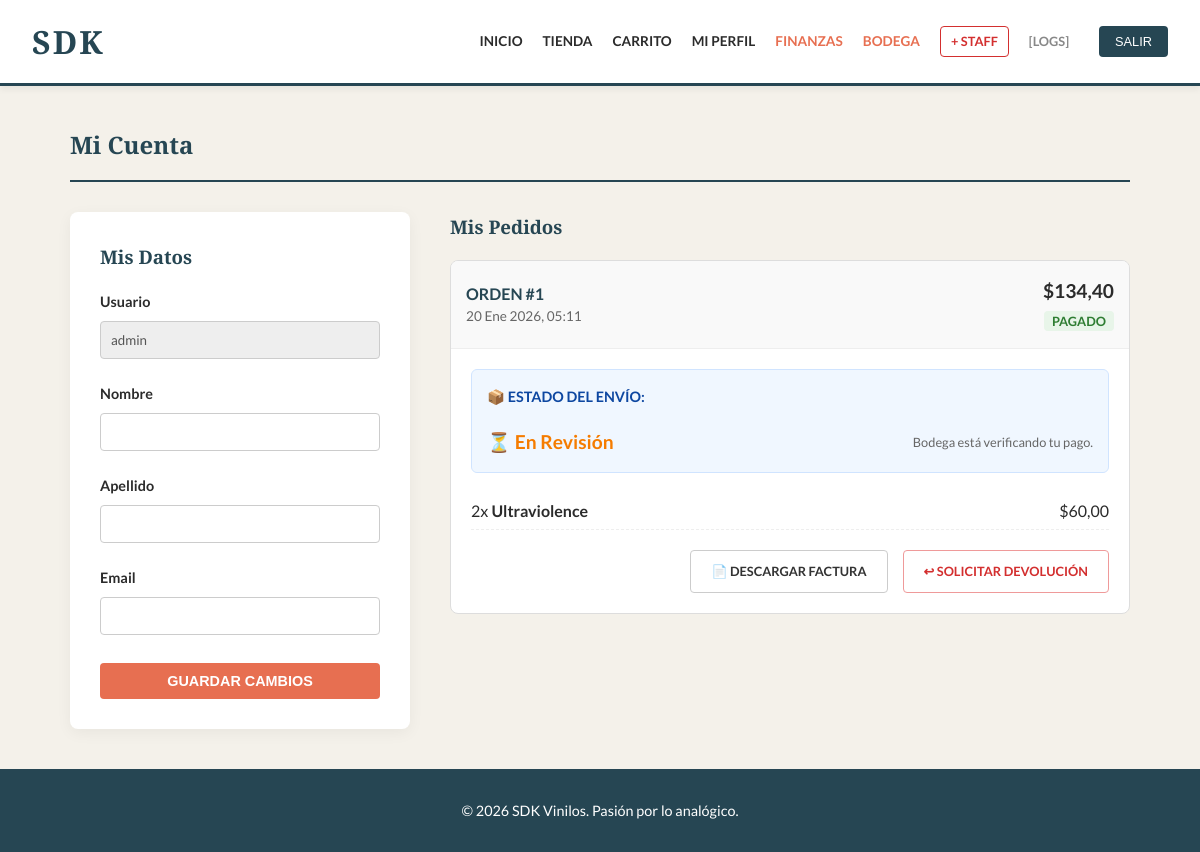
Before: /perfil/ (signed in) with the older database file.
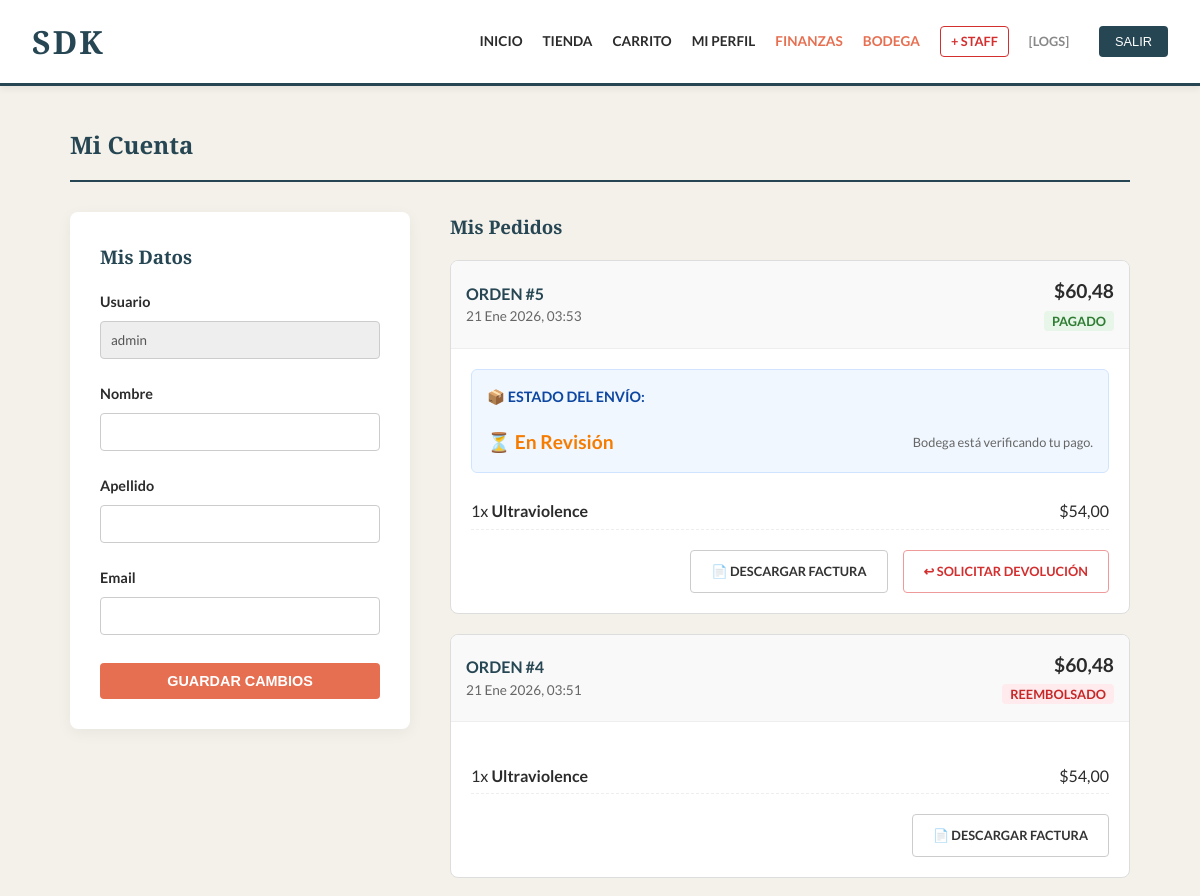
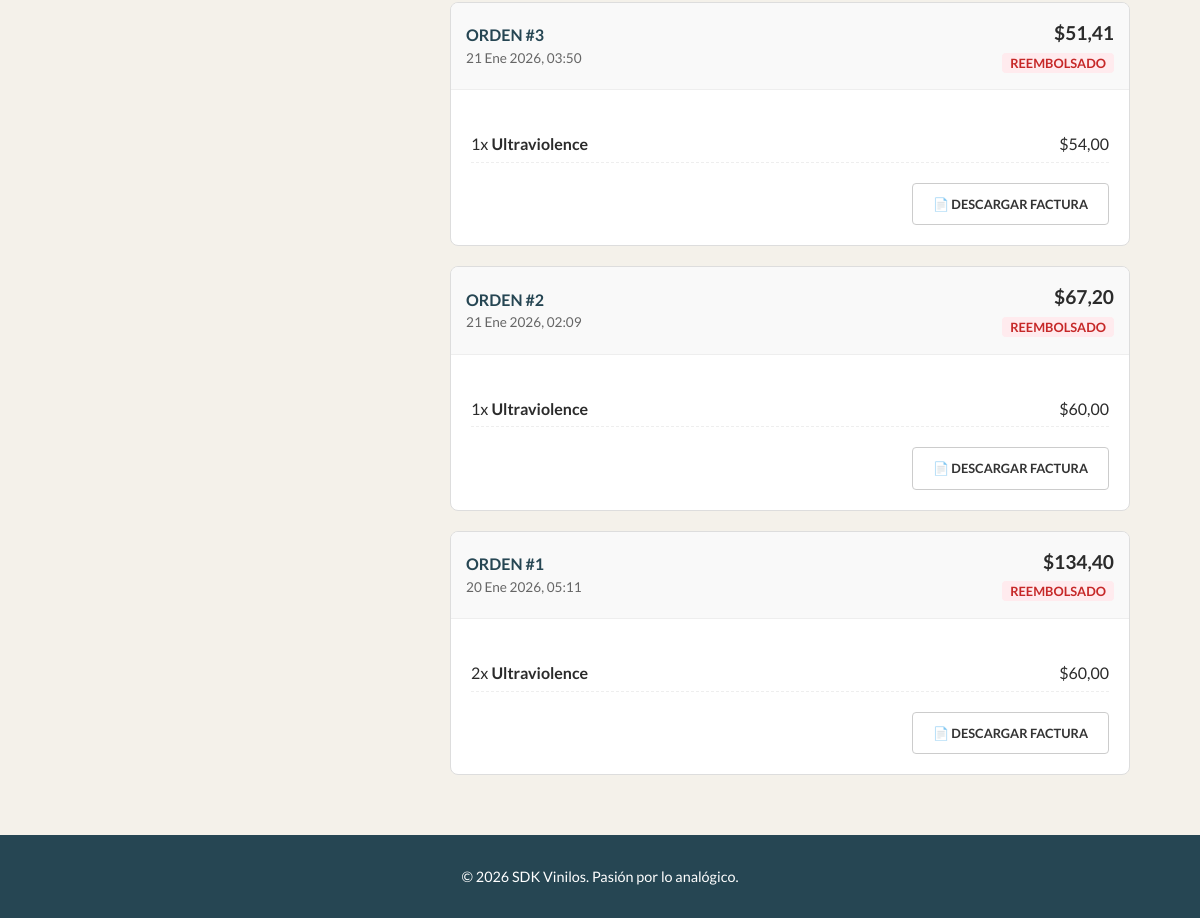
After: the same page with the newer database file (2 pictures, top to bottom).
### tienda/models.py (models this page shows, shortened)
class OrdenVenta(models.Model):
    ESTADOS = [('PENDIENTE', 'Pendiente'), ('PAGADO', 'Pagado'), ('DEVUELTO', 'Devuelto')]
    ESTADOS_ENVIO = [
        ('REVISION', '⏳ En Revisión'),
        ('PREPARANDO', '📦 Preparando Paquete'),
        ('EN_CAMINO', '🚚 En Camino'),
        ('ENTREGADO', '✅ Entregado'),
    ]
    cliente = models.ForeignKey(User, on_delete=models.CASCADE)
    fechaCompra = models.DateTimeField(auto_now_add=True)
    estadoOrden = models.CharField(max_length=20, choices=ESTADOS, default='PENDIENTE')
    subtotalSinImpuestos = models.DecimalField(max_digits=10, decimal_places=2, default=0)
    valorImpuestos = models.DecimalField(max_digits=10, decimal_places=2, default=0)
    valorDescuento = models.DecimalField(max_digits=10, decimal_places=2, default=0)
    totalFinal = models.DecimalField(max_digits=10, decimal_places=2, default=0)
    estadoEntrega = models.CharField(max_length=20, choices=ESTADOS_ENVIO, default='REVISION')
    metodoPago = models.CharField(max_length=50, default='Tarjeta Crédito')
    infoPago = models.CharField(max_length=20, default='**** 0000', verbose_name="Terminación Tarjeta")
    motivoDevolucion = models.TextField(blank=True, null=True)
    montoReembolsado = models.DecimalField(max_digits=10, decimal_places=2, default=0)
    cuponAplicado = models.ForeignKey(CuponDescuento, on_delete=models.SET_NULL, null=True, blank=True)
    def puedeDevolver(self):
        limite = self.fechaCompra + timedelta(days=7)
        return timezone.now() <= limite

class DetalleOrden(models.Model):
    orden = models.ForeignKey(OrdenVenta, related_name='detalles', on_delete=models.CASCADE)
    producto = models.ForeignKey(ViniloMusical, on_delete=models.PROTECT)
    cantidad = models.IntegerField(default=1)
    precioUnitarioHistorico = models.DecimalField(max_digits=10, decimal_places=2)

class ViniloMusical(models.Model):
    tituloDisco = models.CharField(max_length=200)
    artistaPrincipal = models.CharField(max_length=200)
    precioUnitario = models.DecimalField(max_digits=10, decimal_places=2)
    stockDisponible = models.IntegerField(default=0)
    porcentajeDescuento = models.IntegerField(default=0, verbose_name="Descuento (%)", help_text="0 para precio normal")
    activo = models.BooleanField(default=True, verbose_name="¿Activo en Tienda?")
    imagenPortada = models.ImageField(upload_to='portadas/', blank=True, null=True)
    imagenUrl = models.URLField(max_length=500, blank=True, null=True, verbose_name="URL de Imagen (Opcional)")
    categoria = models.CharField(max_length=100, verbose_name="Género Musical")
    esNuevo = models.BooleanField(default=True)
    aceptaDevolucion = models.BooleanField(default=True)

### tienda/views.py (the view, shortened to what this page needs)
# urls.py: path('perfil/', views.vistaPerfil, name='perfil'),
@login_required
def vistaPerfil(request):
    ordenes = OrdenVenta.objects.filter(cliente=request.user).order_by('-fechaCompra')
    return render(request, 'tienda/perfil.html', {'ordenes': ordenes, 'user': request.user})

### tienda/templatetags/roles.py (called while the page is built)
@register.filter(name='tiene_rol')
def tiene_rol(user, nombre_grupo):
    if user.is_superuser:
        return True
    return user.groups.filter(name=nombre_grupo).exists()

### tienda/templates/tienda/perfil.html (shortened to what this page needs)
{% extends 'tienda/base.html' %}
{% block content %}
<h2 style="border-bottom: 2px solid var(--secundario); padding-bottom: 15px; margin-bottom: 30px;">Mi Cuenta</h2>
<div style="display: grid; grid-template-columns: 1fr 2fr; gap: 40px;">
    <div style="background: #fff; padding: 30px; border-radius: 8px; box-shadow: 0 4px 15px rgba(0,0,0,0.05); height: fit-content;">
        <h3 style="color: var(--secundario); margin-top: 0;">Mis Datos</h3>
        <form method="post">
            <div style="margin-bottom: 15px;">
                <label style="font-weight: bold; display: block; font-size: 0.9rem;">Usuario</label>
                <input type="text" value="{{ user.username }}" disabled style="background: #eee; cursor: not-allowed;">
            </div>
            <div style="margin-bottom: 15px;">
                <label style="font-weight: bold; display: block; font-size: 0.9rem;">Nombre</label>
                <input type="text" name="nombre" value="{{ user.first_name }}">
            </div>
            <div style="margin-bottom: 15px;">
                <label style="font-weight: bold; display: block; font-size: 0.9rem;">Apellido</label>
                <input type="text" name="apellido" value="{{ user.last_name }}">
            </div>
            <div style="margin-bottom: 20px;">
                <label style="font-weight: bold; display: block; font-size: 0.9rem;">Email</label>
                <input type="email" name="email" value="{{ user.email }}">
            </div>
            <button type="submit" class="btn" style="width: 100%;">GUARDAR CAMBIOS</button>
        </form>
    </div>
    <div>
        <h3 style="color: var(--secundario); margin-top: 0;">Mis Pedidos</h3>
        {% if ordenes %}
            {% for orden in ordenes %}
            <div style="background: #fff; border: 1px solid #ddd; border-radius: 8px; margin-bottom: 20px; overflow: hidden;">
                <div style="background: #f9f9f9; padding: 15px; display: flex; justify-content: space-between; align-items: center; border-bottom: 1px solid #eee;">
                    <div>
                        <strong style="color: var(--secundario);">ORDEN #{{ orden.id }}</strong>
                        <div style="font-size: 0.85rem; color: #666;">{{ orden.fechaCompra|date:"d M Y, H:i" }}</div>
                    </div>
                    <div style="text-align: right;">
                        <div style="font-size: 1.2rem; font-weight: bold;">${{ orden.totalFinal }}</div>
                        {% if orden.estadoOrden == 'DEVUELTO' %}
                            <span style="background: #ffebee; color: #c62828; padding: 2px 8px; border-radius: 4px; font-size: 0.8rem; font-weight: bold;">REEMBOLSADO</span>
                        {% else %}
                            <span style="background: #e8f5e9; color: #2e7d32; padding: 2px 8px; border-radius: 4px; font-size: 0.8rem; font-weight: bold;">PAGADO</span>
                        {% endif %}
                    </div>
                </div>
                <div style="padding: 20px;">
                    {% if orden.estadoOrden != 'DEVUELTO' %}
                    <div style="margin-bottom: 20px; padding: 15px; background: #f0f7ff; border-radius: 6px; border: 1px solid #d0e4ff;">
                        <h4 style="margin-top: 0; color: #0d47a1; font-size: 0.9rem;">📦 ESTADO DEL ENVÍO:</h4>
                        <div style="display: flex; align-items: center; justify-content: space-between; margin-top: 10px; font-size: 1.2rem;">
                            {% if orden.estadoEntrega == 'REVISION' %}
                                <span>⏳ <strong style="color: #f57c00;">En Revisión</strong></span>
                                <small style="color: #666; font-size: 0.8rem;">Bodega está verificando tu pago.</small>
                            {% elif orden.estadoEntrega == 'PREPARANDO' %}
                                <span>📦 <strong style="color: #1976d2;">Preparando Paquete</strong></span>
                                <small style="color: #666; font-size: 0.8rem;">Embalando tus vinilos con cuidado.</small>
                            {% elif orden.estadoEntrega == 'EN_CAMINO' %}
                                <span>🚚 <strong style="color: #2e7d32;">En Camino</strong></span>
                                <small style="color: #666; font-size: 0.8rem;">¡Llegará pronto!</small>
                            {% elif orden.estadoEntrega == 'ENTREGADO' %}
                                <span>✅ <strong style="color: #388e3c;">Entregado</strong></span>
                                <small style="color: #666; font-size: 0.8rem;">Disfruta tu música.</small>
                            {% endif %}
                        </div>
                    </div>
                    {% endif %}
                    <ul style="list-style: none; padding: 0;">
                        {% for item in orden.detalles.all %}
                            <li style="padding: 5px 0; border-bottom: 1px dashed #eee; display: flex; justify-content: space-between;">
                                <span>{{ item.cantidad }}x <strong>{{ item.producto.tituloDisco }}</strong></span>
                                <span>${{ item.precioUnitarioHistorico }}</span>
                            </li>
                        {% endfor %}
                    </ul>
                    <div style="margin-top: 20px; display: flex; gap: 15px; justify-content: flex-end;">
                        <a href="{% url 'ver_factura' orden.id %}" target="_blank" class="btn" style="background: #fff; color: #333; border: 1px solid #ccc; font-size: 0.8rem;">
                            📄 Descargar Factura
                        </a>
                        {% if orden.puedeDevolver and orden.estadoOrden != 'DEVUELTO' %}
                            <a href="{% url 'devolver_orden' orden.id %}"
                            onclick="return confirm('¿Seguro que deseas devolver este pedido? El dinero será reembolsado a tu tarjeta.')"
                            class="btn" style="background: #fff; color: #d32f2f; border: 1px solid #ef9a9a; font-size: 0.8rem;">
                            ↩ Solicitar Devolución
                            </a>
                        {% endif %}
                    </div>
                </div>
            </div>
            {% empty %}
                <p>Aún no has realizado compras.</p>
            {% endfor %}
        {% else %}
            <div style="background: #fff; padding: 40px; text-align: center; border-radius: 8px;">
                <p style="color: #999;">Aún no tienes pedidos.</p>
                <a href="{% url 'catalogo' %}" class="btn">IR A LA TIENDA</a>
            </div>
        {% endif %}
    </div>
</div>
{% endblock %}

### tienda/templates/tienda/base.html (shortened to what this page needs)
{% load roles %}
<!DOCTYPE html>
<html lang="es">
<head>
</head>
<body>
<header>
    <a href="{% url 'inicio' %}" class="logo">SDK</a>
    <nav>
        <a href="{% url 'inicio' %}">Inicio</a>
        <a href="{% url 'catalogo' %}">Tienda</a>
        <a href="{% url 'carrito' %}">Carrito</a>
        {% if user.is_authenticated %}
            <a href="{% url 'perfil' %}">Mi Perfil</a>
            {% if user|tiene_rol:'Finanzas' %}
                <a href="{% url 'finanzas' %}" style="color: var(--acento);">Finanzas</a>
            {% endif %}
            {% if user|tiene_rol:'Bodega' %}
                <a href="{% url 'inventario' %}" style="color: var(--acento);">Bodega</a>
            {% endif %}
            {% if user.is_superuser %}
                 <a href="{% url 'crear_staff' %}" class="btn-staff">+ Staff</a>
                 <a href="{% url 'ver_logs' %}" style="color: #888; font-size: 0.8rem;">[Logs]</a>
            {% endif %}
            <form action="{% url 'logout' %}" method="post" style="display: inline;">
                <button type="submit" class="btn-nav btn-nav-primary" style="margin-left: 10px; cursor: pointer; border:none; font-size: 0.8rem;">SALIR</button>
            </form>
        {% else %}
            <a href="{% url 'login' %}" class="btn-nav">Ingresar</a>
            <a href="{% url 'registro' %}" class="btn-nav btn-nav-primary">Registrarse</a>
        {% endif %}
    </nav>
</header>
<div class="container">
    {% block content %}{% endblock %}
</div>
<footer style="background: var(--secundario); color: #fff; text-align: center; padding: 30px; margin-top: auto;">
    <p style="margin:0; font-size: 0.9rem;">&copy; 2026 SDK Vinilos. Pasión por lo analógico.</p>
</footer>
</body>
</html>

### tienda/templates/tienda/base.html (style rules this page uses)
:root { --fondo: #f4f1ea; --texto: #2b2b2b; --acento: #e76f51; --secundario: #264653; --borde: #dcd6cc; }
body { font-family: 'Lato', sans-serif; background-color: var(--fondo); color: var(--texto); margin: 0; line-height: 1.6; min-height: 100vh; display: flex; flex-direction: column; }
h1, h2, h3 { font-family: 'Playfair Display', serif; color: var(--secundario); margin-top: 0; }
header { background: #fff; padding: 1rem 2rem; border-bottom: 3px solid var(--secundario); box-shadow: 0 4px 6px rgba(0,0,0,0.05); display: flex; justify-content: space-between; align-items: center; }
.logo { font-size: 2rem; font-weight: 700; color: var(--secundario); text-decoration: none; letter-spacing: 2px; font-family: 'Playfair Display', serif; }
nav { display: flex; align-items: center; gap: 20px; }
nav a { text-decoration: none; color: var(--texto); font-weight: 700; font-size: 0.85rem; text-transform: uppercase; transition: color 0.3s; }
.btn-nav { padding: 8px 16px; border-radius: 4px; border: 2px solid var(--secundario); }
.btn-nav-primary { background: var(--secundario); color: #fff !important; }
.btn-staff { border: 1px solid #d32f2f; color: #d32f2f !important; padding: 4px 10px; border-radius: 4px; font-size: 0.8rem; }
.container { max-width: 1100px; margin: 0 auto; padding: 40px 20px; flex: 1; width: 100%; box-sizing: border-box; }
.btn { display: inline-block; background: var(--acento); color: white; padding: 10px 20px; text-decoration: none; border-radius: 4px; font-weight: bold; border: none; cursor: pointer; transition: transform 0.2s, background 0.3s; font-size: 0.9rem; text-transform: uppercase; }
input[type="text"], input[type="password"], input[type="email"], input[type="number"], select { width: 100%; padding: 10px; margin: 8px 0; border: 1px solid #ccc; border-radius: 4px; box-sizing: border-box; font-family: 'Lato', sans-serif; }

Changed rows visible on the page:
added OrdenVenta: id "5", fechaCompra "21 Ene 2026, 03:53", totalFinal "60,48", estadoOrden "PAGADO", shows "📦 ESTADO DEL ENVÍO:"
added DetalleOrden: cantidad "1", producto.tituloDisco "Ultraviolence", precioUnitarioHistorico "54,00", shown under "5"
added OrdenVenta: id "4", fechaCompra "21 Ene 2026, 03:51", totalFinal "60,48", estadoOrden "REEMBOLSADO"
added DetalleOrden: cantidad "1", producto.tituloDisco "Ultraviolence", precioUnitarioHistorico "54,00", shown under "4"
added OrdenVenta: id "3", fechaCompra "21 Ene 2026, 03:50", totalFinal "51,41", estadoOrden "REEMBOLSADO"
added DetalleOrden: cantidad "1", producto.tituloDisco "Ultraviolence", precioUnitarioHistorico "54,00", shown under "3"
added OrdenVenta: id "2", fechaCompra "21 Ene 2026, 02:09", totalFinal "67,20", estadoOrden "REEMBOLSADO"
added DetalleOrden: cantidad "1", producto.tituloDisco "Ultraviolence", precioUnitarioHistorico "60,00", shown under "2"
changed OrdenVenta "20 Ene 2026, 05:11": estadoOrden "PAGADO 📦 ESTADO DEL ENVÍO: ⏳ En Revisión Bodega está verificando tu pago. ↩ SOLICITAR DEVOLUCIÓN" → "REEMBOLSADO"
